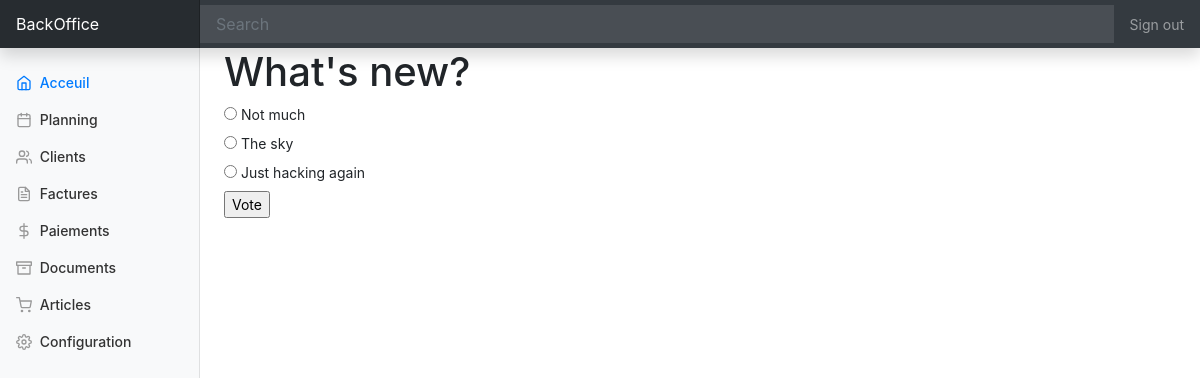
The page /polls/1/ on the database its author committed.
### polls/models.py (models this page shows, shortened)
class Question(models.Model):
    question_text = models.CharField(max_length=200)
    pub_date = models.DateTimeField('date published')

class Choice(models.Model):
    question = models.ForeignKey(Question, on_delete=models.CASCADE)
    choice_text = models.CharField(max_length=200)
    votes = models.IntegerField(default=0)

### polls/views.py (the view)
# urls.py: path('<int:pk>/', views.DetailView.as_view(), name='detail'),
class DetailView(generic.DetailView):
    model = Question
    template_name = 'polls/detail.html'

### polls/templates/polls/detail.html (shortened to what this page needs)
{% extends 'polls/base.html' %}
{% block content %}
<h1>{{ question.question_text }}</h1>
<form action="{% url 'polls:vote' question.id %}" method="post">
{% for choice in question.choice_set.all %}
    <input type="radio" name="choice" id="choice{{ forloop.counter }}" value="{{ choice.id }}">
    <label for="choice{{ forloop.counter }}">{{ choice.choice_text }}</label><br>
{% endfor %}
<input type="submit" value="Vote">
</form>
{% endblock %}

### polls/templates/polls/base.html (style rules this page uses)
body { font-size: .875rem; }

### rows shown on the page
Question: question_text "What's new?"
Choice: choice_text "Not much"
Choice: choice_text "The sky"
Choice: choice_text "Just hacking again"
